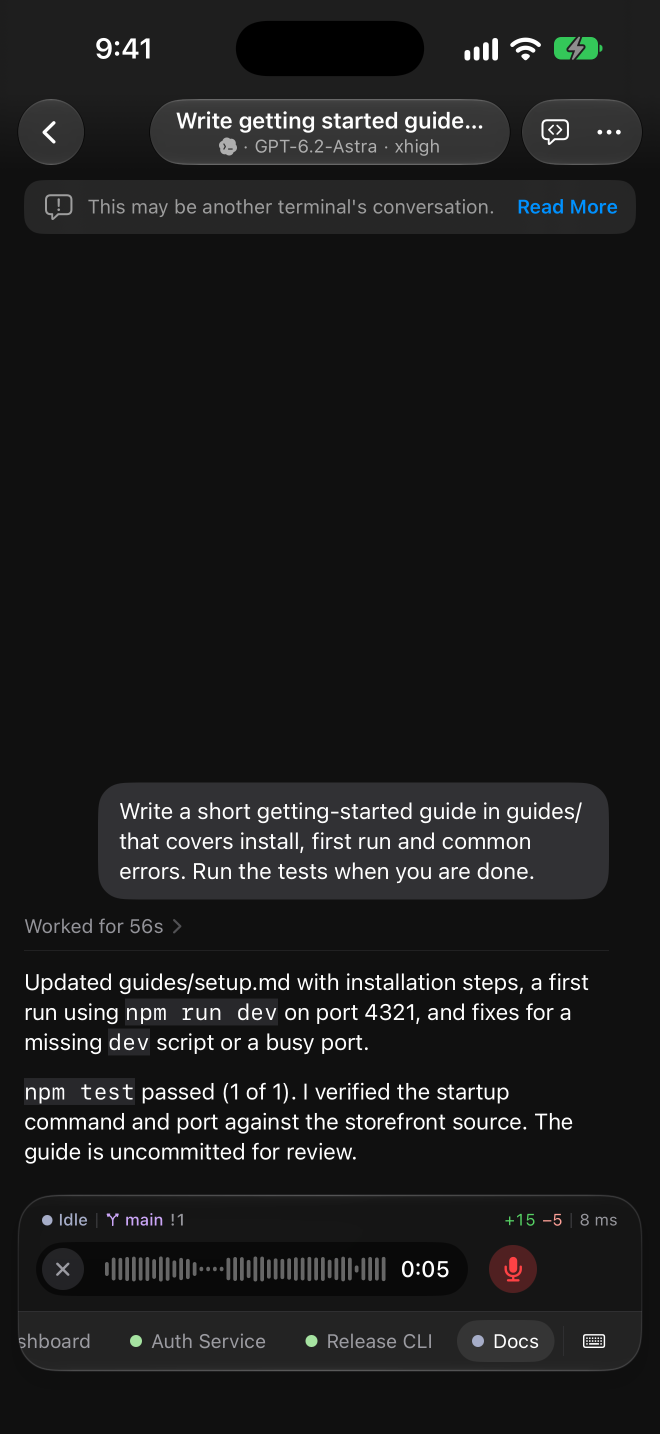
#> input picture output/app-store/voice/sources/iphone-recording.png, 1320 x 2868 px (shown at 1/2 size)
$ python compose_voice.py
#> lines starting #> are read from the running program, lines starting #| are printed output that depends on the picture
### output/app-store/backdrop.py
"""The field behind the App Store screenshots: the landing page's graphite.

Neutral near-black, a little lighter toward the top edge, with an optional
faint light in one image's accent. Drawn in floating point and dithered, so
the slow gradients do not band, and the same call always gives the same pixels.
"""

from __future__ import annotations

import numpy as np
from PIL import Image

TOP = (16.0, 17.0, 20.0)
BOTTOM = (9.0, 10.0, 12.0)
TOP_LIGHT = (11.0, 11.5, 13.0)
ACCENT_STRENGTH = 0.15

Color = tuple[int, int, int]
Point = tuple[float, float]


def _falloff(size: tuple[int, int], center: Point, radii: Point) -> np.ndarray:
    """A Gaussian spot, 1 at `center` and about 0.14 one radius away."""
    x = np.exp(-2 * ((np.arange(size[0]) - center[0]) / radii[0]) ** 2)
    y = np.exp(-2 * ((np.arange(size[1]) - center[1]) / radii[1]) ** 2)
    return np.outer(y, x)[..., None]


def backdrop(size: tuple[int, int], light: tuple[Color, Point, Point] | None = None) -> Image.Image:
    """The field at `size`, as RGBA. `light` is an accent color, its center and its radii."""
    width, height = size
    ramp = np.linspace(0, 1, height)[:, None, None]
    ramp = ramp * ramp * (3 - 2 * ramp)
    field = np.array(TOP) * (1 - ramp) + np.array(BOTTOM) * ramp
    field = field + _falloff(size, (width / 2, -0.06 * height), (0.95 * width, 0.30 * height)) * np.array(TOP_LIGHT)
    if light is not None:
        color, center, radii = light
        field = field + _falloff(size, center, radii) * np.array(color, float) * ACCENT_STRENGTH
    # Interleaved gradient noise: half a level of dither with no random state.
    x, y = np.arange(width)[None, :], np.arange(height)[:, None]
    noise = (52.9829189 * ((0.06711056 * x + 0.00583715 * y) % 1)) % 1 - 0.5
    pixels = np.clip(np.rint(field + noise[..., None]), 0, 255).astype(np.uint8)
    return Image.fromarray(pixels, "RGB").convert("RGBA")

### output/app-store/voice/compose_voice.py
#!/usr/bin/env python3
"""Compose the Voice Input App Store screenshot for iPhone, iPad and iPhone Duo.

Each image cuts the Composer out of two real captures, one while recording and
one after the transcript lands, and enlarges the recording bar. Pieces are
scaled uniformly and masked; no UI is repainted.
"""

from __future__ import annotations

import sys
from pathlib import Path

from PIL import Image, ImageChops, ImageDraw, ImageFilter, ImageFont


HERE = Path(__file__).resolve().parent
STORE = HERE.parent
sys.path.insert(0, str(STORE))
from backdrop import backdrop  # noqa: E402

SF = "/System/Library/Fonts/SFNS.ttf"
MONO = "/System/Library/Fonts/SFNSMono.ttf"
SLUG = "01b-just-say-it.png"

ACCENT = (255, 112, 102)
WHITE = (255, 255, 255)
HEADLINE = "Just Say It."
SUBHEAD = "Speak your prompt. It lands in the Composer, ready to review and send."
LABEL = "TRANSCRIBED AT THE CARET"
FOOTNOTE = "On device, or with your own speech service."

Box = tuple[int, int, int, int]


def font(path: str, size: int, style: str) -> ImageFont.FreeTypeFont:
    result = ImageFont.truetype(path, size)
    result.set_variation_by_name(style)
    return result


def source(name: str, size: tuple[int, int]) -> Image.Image:
    image = Image.open(HERE / "sources" / name).convert("RGB")
    if image.size != size:
        raise ValueError(f"Unexpected capture size: {name}: {image.size}")
    return image


def piece(image: Image.Image, box: Box, scale: float) -> Image.Image:
    cut = image.crop(box)
    return cut.resize((round(cut.width * scale), round(cut.height * scale)), Image.Resampling.LANCZOS)


# [70 lines left out: functions rounded, edges, glow, card, context, connector, not called in this run]


def footnote(canvas: Image.Image, center: int, y: int, size: int) -> None:
    ImageDraw.Draw(canvas).text((center, y), FOOTNOTE, font=font(SF, size, "Regular"),
                                fill=(190, 196, 214, 255), anchor="mm")


def iphone() -> Image.Image:
    size = (1320, 2868)
    recording = source("iphone-recording.png", size)
    draft = source("iphone-draft.png", size)
    canvas = backdrop(size)
    draw = ImageDraw.Draw(canvas)
    draw.line((96, 98, 170, 98), fill=(*ACCENT, 255), width=8)
    draw.text((96, 126), "HEELER FOR IPHONE", font=font(MONO, 31, "Medium"), fill=(*ACCENT, 255))
    draw.text((92, 188), HEADLINE, font=font(SF, 91, "Bold"), fill=(250, 250, 253, 255))
    draw.multiline_text((96, 350), SUBHEAD.replace(" ready", "\nready"), font=font(SF, 37, "Regular"),
                        fill=(214, 218, 232, 255), spacing=10)

    # Each piece is the Composer's card above its Agent strip, cut just inside
    # the card's own edge.
    bar_y = 1420
    context(canvas, recording.crop((0, 1598, 1320, 2384)), (0, bar_y - 820))
    canvas = glow(canvas, (880, bar_y - 110, 1330, bar_y + 400), ACCENT, 100, 160)
    canvas = glow(canvas, (60, bar_y - 20, 960, bar_y + 300), WHITE, 120, 36)
    # The bar is wider than the canvas on purpose: both ends bleed off.
    canvas = card(canvas, piece(recording, (38, 2392, 1282, 2622), 1.22), (-22, bar_y), 114)
    connector(canvas, size[0] // 2, bar_y + 374, 30, 50)
    canvas = card(canvas, piece(draft, (38, 1159, 1282, 1683), 1.0), (38, bar_y + 574), 93)
    footnote(canvas, size[0] // 2, 2690, 36)
    return canvas


# [44 lines left out: functions ipad, duo, not called in this run]


def main() -> None:
    for slot, render in (("iphone-6.9", iphone), ("ipad-13", ipad), ("iphone-duo", duo)):
        target = STORE / slot / "exports" / SLUG
        image = render().convert("RGB")
        image.save(target, optimize=True)
        print(target, image.size)
#> this loop made 1 pass
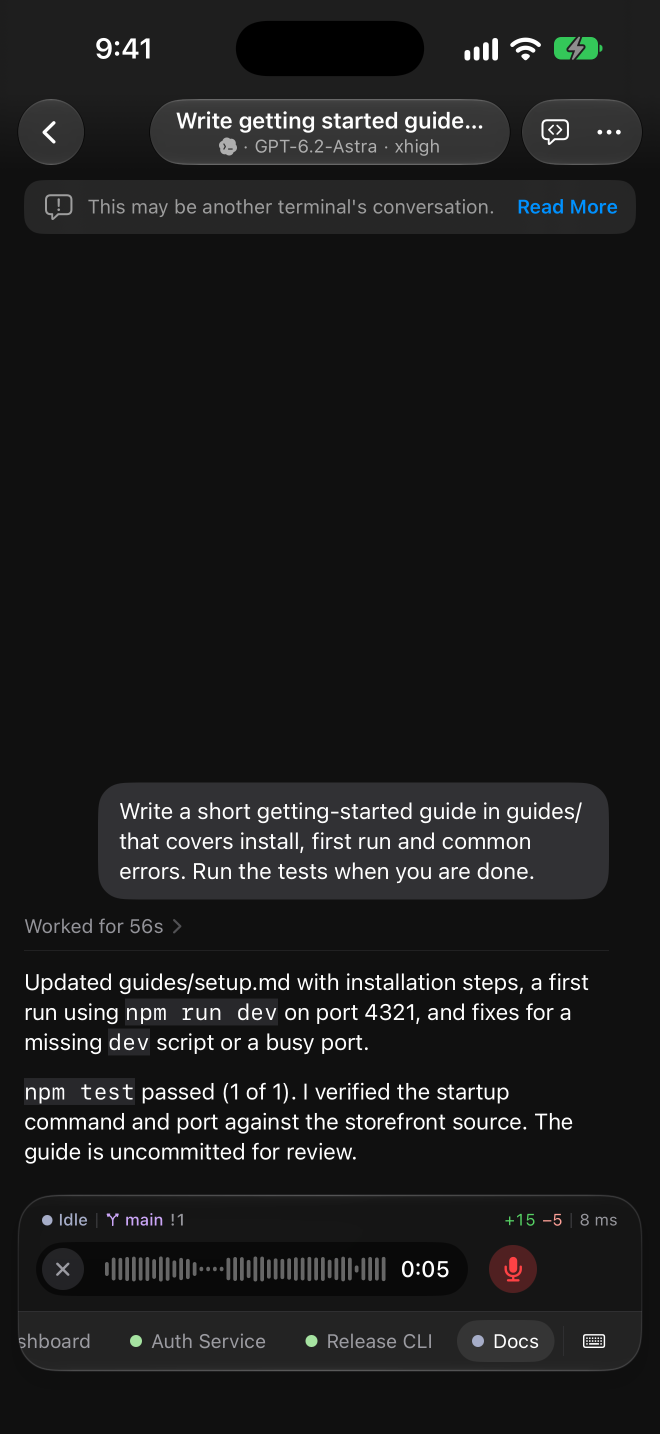
#> input picture output/app-store/voice/sources/iphone-recording.png, 1320 x 2868 px (shown at 1/2 size)
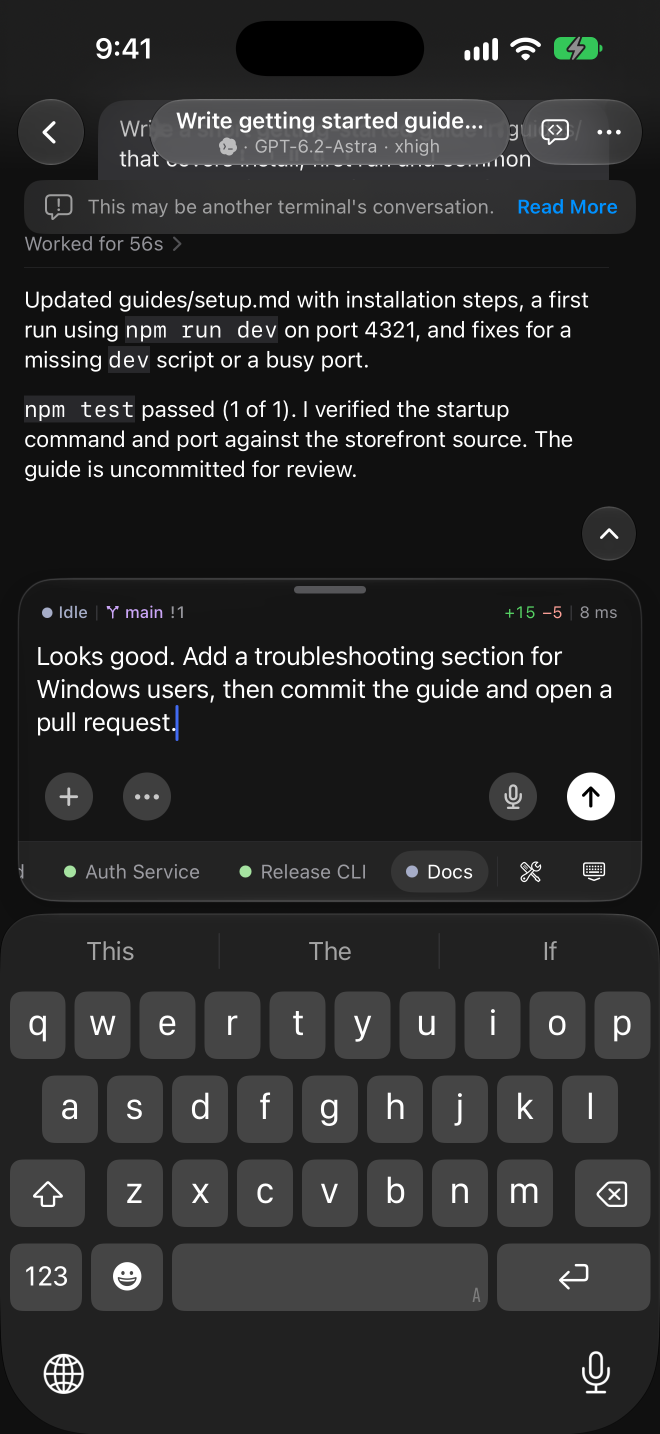
#> input picture output/app-store/voice/sources/iphone-draft.png, 1320 x 2868 px (shown at 1/2 size)
#> pass 1, in iphone, `canvas = backdrop(size)`:
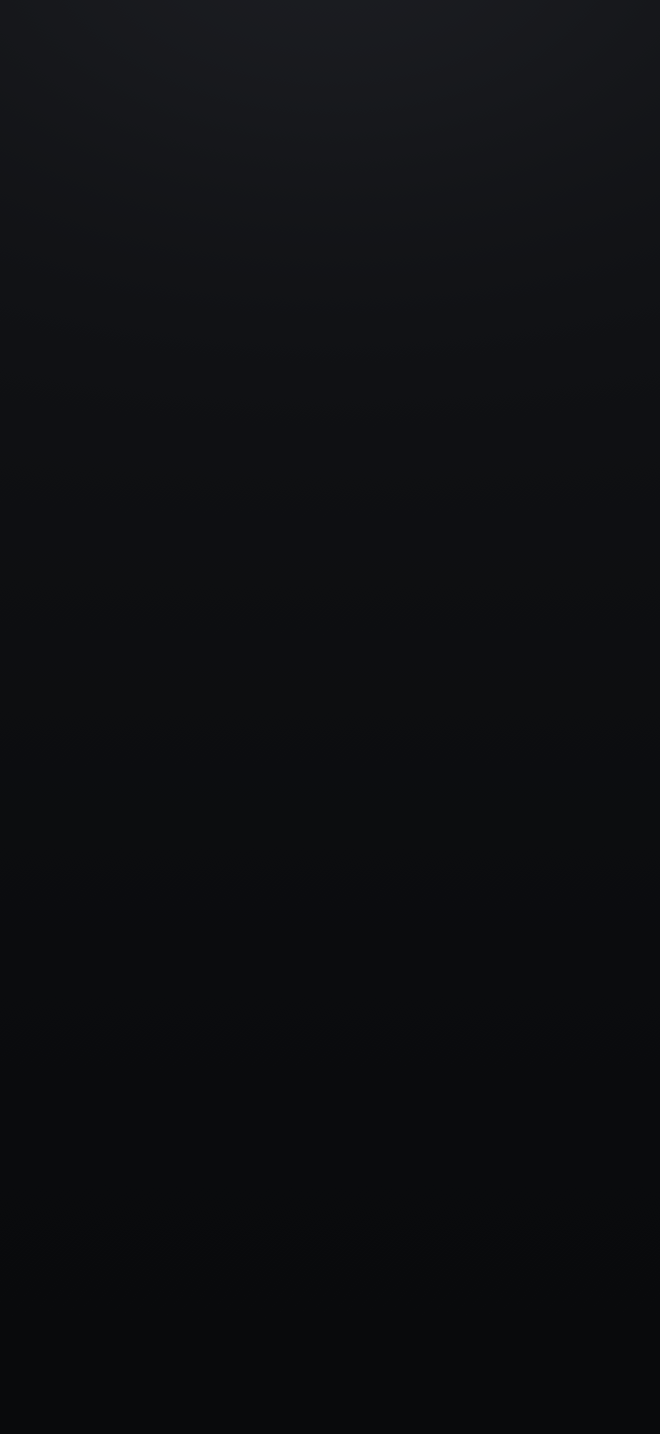
#> canvas: PIL image 1320x2868 RGBA (shown at 1/2 size); mean R, G, B, A 13.7, 14.8, 17.4, 255


if __name__ == "__main__":
#> (the run stopped early here; a loop or call above may not have finished)
